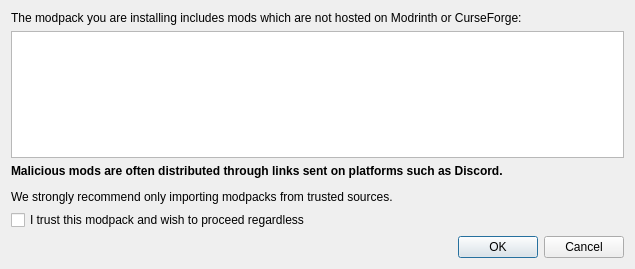
<?xml version="1.0" encoding="UTF-8"?>
<ui version="4.0">
 <class>UntrustedModsDialog</class>
 <widget class="QDialog" name="UntrustedModsDialog">
  <property name="geometry">
   <rect>
    <x>0</x>
    <y>0</y>
    <width>635</width>
    <height>269</height>
   </rect>
  </property>
  <property name="windowTitle">
   <string>Easy There!</string>
  </property>
  <layout class="QVBoxLayout" name="verticalLayout">
   <item>
    <widget class="QLabel" name="labelAbove">
     <property name="text">
      <string>&lt;html&gt;&lt;head/&gt;&lt;body&gt;&lt;p&gt;The modpack you are installing includes mods which are not hosted on Modrinth or CurseForge:&lt;/p&gt;&lt;/body&gt;&lt;/html&gt;</string>
     </property>
    </widget>
   </item>
   <item>
    <widget class="QListWidget" name="modList"/>
   </item>
   <item>
    <widget class="QLabel" name="labelBelow">
     <property name="text">
      <string>&lt;html&gt;&lt;head/&gt;&lt;body&gt;&lt;p&gt;&lt;span style=&quot; font-weight:600;&quot;&gt;Malicious mods are often distributed through links sent on platforms such as Discord. &lt;/span&gt;&lt;/p&gt;&lt;p&gt;We strongly recommend only importing modpacks from trusted sources.&lt;/p&gt;&lt;/body&gt;&lt;/html&gt;</string>
     </property>
    </widget>
   </item>
   <item>
    <widget class="QCheckBox" name="confirmCheckbox">
     <property name="text">
      <string>I trust this modpack and wish to proceed regardless</string>
     </property>
    </widget>
   </item>
   <item>
    <widget class="QDialogButtonBox" name="buttonBox">
     <property name="orientation">
      <enum>Qt::Horizontal</enum>
     </property>
     <property name="standardButtons">
      <set>QDialogButtonBox::Cancel|QDialogButtonBox::Ok</set>
     </property>
    </widget>
   </item>
  </layout>
 </widget>
 <resources/>
 <connections>
  <connection>
   <sender>buttonBox</sender>
   <signal>accepted()</signal>
   <receiver>UntrustedModsDialog</receiver>
   <slot>accept()</slot>
   <hints>
    <hint type="sourcelabel">
     <x>248</x>
     <y>254</y>
    </hint>
    <hint type="destinationlabel">
     <x>157</x>
     <y>274</y>
    </hint>
   </hints>
  </connection>
  <connection>
   <sender>buttonBox</sender>
   <signal>rejected()</signal>
   <receiver>UntrustedModsDialog</receiver>
   <slot>reject()</slot>
   <hints>
    <hint type="sourcelabel">
     <x>316</x>
     <y>260</y>
    </hint>
    <hint type="destinationlabel">
     <x>286</x>
     <y>274</y>
    </hint>
   </hints>
  </connection>
 </connections>
</ui>
